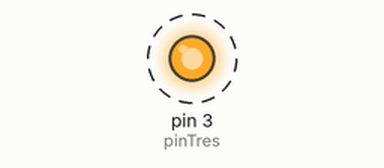
Recording of a sketch running on a simulated Arduino Uno, built with avr-gcc and run on an emulated ATmega328P. Parts: output pins drawn as LEDs (lit = HIGH). Dashed ring = blinking.

Above: at 0.1 s.
Timing chart, 0 to 3.0 s (numbered marks = the images above):
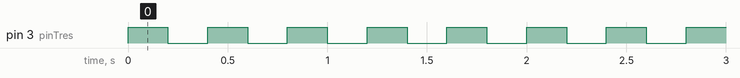

The sketch:

while.ino
```cpp
int incremento = 0;
int limite = 10;
int pinTres = 3;

void setup() {
     pinMode(pinTres,OUTPUT);
}

void loop() {

  while(incremento < limite)
  {
    digitalWrite(pinTres,HIGH);
    delay(200);
    digitalWrite(pinTres,LOW);
    delay(200);
    incremento = incremento + 1;
  }

}
```

Measured:
- by itself, pin 3 (pinTres): alternates HIGH for 0.20 s and LOW for 0.20 s, 20 changes in all, then stays LOW
